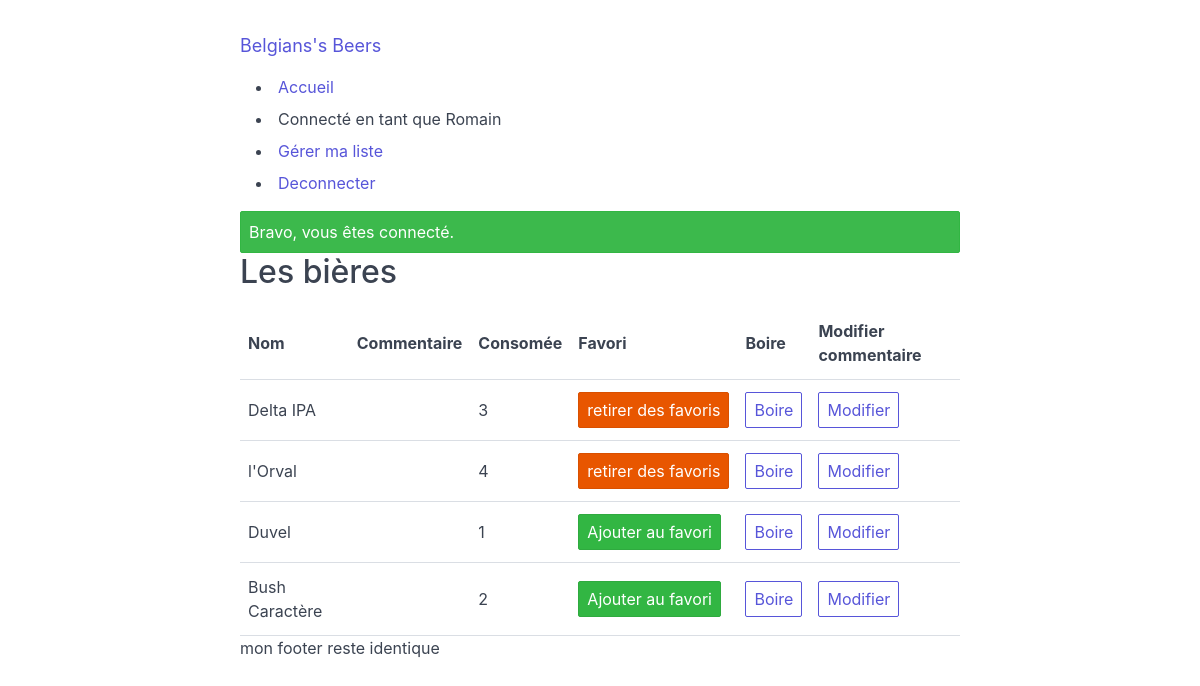
The app's page /users_beers/index.php (signed in) with its own data.
### tables this page shows
CREATE TABLE IF NOT EXISTS `users_beers` (
  `id` int(11) NOT NULL AUTO_INCREMENT,
  `beer_id` int(11) DEFAULT NULL,
  `user_id` int(11) DEFAULT NULL,
  `comment` mediumtext,
  `rating` float DEFAULT NULL,
  `consumed` int(6) DEFAULT NULL,
  `consumed_first` datetime DEFAULT NULL,
  `consumed_last` datetime DEFAULT NULL,
  `is_favorite` binary(1) DEFAULT NULL,
  PRIMARY KEY (`id`) USING BTREE
);

CREATE TABLE IF NOT EXISTS `beers` (
  `id` int(11) NOT NULL AUTO_INCREMENT,
  `name` varchar(255) NOT NULL,
  `description` text,
  `alcool` decimal(3,1) DEFAULT NULL,
  `ibu` float DEFAULT NULL,
  `ebc` float DEFAULT NULL,
  `style_id` int(11) DEFAULT '1',
  `type_verre_id` int(11) DEFAULT '1',
  `fermentation_id` int(11) DEFAULT '1',
  `picture` varchar(255) DEFAULT NULL,
  `created_at` int(4) DEFAULT NULL,
  `date_add` datetime DEFAULT CURRENT_TIMESTAMP,
  PRIMARY KEY (`id`) USING BTREE,
  UNIQUE KEY `name` (`name`)
);

### app/controllers/users_beers/index.php (called while the page is built, shortened)
<?php
actionRequireUser();
$view['user_beers'] = UsersBeers::fromUser(currentUser()->id);
include_once 'views/layouts/default.php';

### public/users_beers/index.php (called while the page is built, shortened)
<?php
require_once 'controllers/users_beers/index.php';

### app/models/database.php (called while the page is built, shortened)
<?php
class Database
{
  private static function connectionInit()
  {
    $connection = new PDO("mysql:host=" . self::DB_SERVER . ";dbname=" . self::DB_DATABASE . ";charset=utf8", self::DB_USERNAME, self::DB_PASSWORD);
    return $connection;
  }
  public static function all($table, $order = "id", $limit = 1000)
  {
    $query = self::connectionInit()->prepare("SELECT * FROM `" . $table . "` ORDER BY `" . $order . "` ASC LIMIT " . $limit . "");
    $query->execute();
    return $query->fetchAll(PDO::FETCH_OBJ);
  }
  public static function find($table, $id)
  {
    $query = self::connectionInit()->prepare("SELECT * FROM `" . $table . "` WHERE `id` = " . $id . "");
    $query->execute();
    return $query->fetch(PDO::FETCH_OBJ);
  }
}

### app/models/user.php (called while the page is built, shortened)
<?php
class User
{
  private static function populate($data)
  {
    $item = new self();
    foreach (get_object_vars($item) as $ik => $iv) {
      $item->$ik = isset($data->$ik) ? $data->$ik : $iv;
    }
    return $item;
  }
  public static function find($id)
  {
    $data = Database::find(self::TABLE_NAME, $id);
    return $data ? self::populate($data) : null;
  }
  public static function findWithToken($id, $token)
  {
    $user = self::find($id);
    if ($user && $user->session_token == $token) {
      return $user;
    }
  }
}

### app/helpers/user.php (called while the page is built, shortened)
<?php
function currentUser()
{
  if (isset($_SESSION['user']['user_id']) && isset($_SESSION['user']['user_token'])) {
    $user = User::findWithToken($_SESSION['user']['user_id'], $_SESSION['user']['user_token']);
    return $user;
  }
}
function actionRequireUser()
{
  if (!currentUser()) {
    flashAdd('error', "Vous devez être connecté pour accéder à cette page.");
    header('Location: /error404.php');
    die;
  }
}

### app/models/usersBeers.php (called while the page is built, shortened)
<?php
class UsersBeers
{
  public $beer_id = null;
  private static function populate($data)
  {
    $item = new self();
    foreach (get_object_vars($item) as $ik => $iv) {
      $item->$ik = isset($data->$ik) ? $data->$ik : $iv;
    }
    return $item;
  }
  public static function all($items = [])
  {
    $datas = Database::all(self::TABLE_NAME, "beer_id");
    foreach ($datas as $data) {
      array_push($items, self::populate($data));
    }
    return $items;
  }
  public static function fromUser($id)
  {
    $items = [];
    $data = self::all();
    foreach($data as $item) {
      $item = self::populate($item);
      if($item->user_id == $id) {
        array_push($items, $item);
      }
    }
    return $items;
  }
  public function getBeer()
  {
    return $this->beer_id ? Beer::find($this->beer_id) : null;
  }
}

### app/models/beer.php (called while the page is built, shortened)
<?php
class Beer
{
  private static function populate($data)
  {
    $item = new self();
    foreach (get_object_vars($item) as $ik => $iv) {
      $item->$ik = isset($data->$ik) ? $data->$ik : $iv;
    }
    return $item;
  }
  public static function find($id)
  {
    $data = Database::find(self::TABLE_NAME, $id);
    return $data ? self::populate($data) : null;
  }
}

### app/views/users_beers/index.php (the view, shortened to what this page needs)
<h2>Les bières</h2>
<table class="table">
  <tr>
    <td><strong>Nom</strong></td>
    <td><strong>Commentaire</strong></td>
    <td><strong>Consomée</strong></td>
    <td><strong>Favori</strong></td>
    <td><strong>Boire</strong></td>
    <td><strong>Modifier commentaire</strong></td>
  </tr>
  <tbody>
    <?php foreach ($view['user_beers'] as $user_beer) : ?>
      <tr>
        <td><?= $user_beer->getBeer()->name ?></td>
        <td><?= $user_beer->comment ?></td>
        <td><?= $user_beer->consumed ?></td>
        <td><a class="btn btn-<?= $user_beer->is_favorite ?"error" : "success" ?>" href="/users_beers/favorite.php?id=<?= $user_beer->id ?>"><?= $user_beer->is_favorite ? "retirer des favoris" : "Ajouter au favori" ?></a></td>
        <td><a class="btn" href="/users_beers/boire.php?id=<?= $user_beer->id ?>">Boire</a></td>
        <td><a class="btn" href="/users_beers/show.php?id=<?= $user_beer->id ?>">Modifier</a></td>
      </tr>
    <?php endforeach ?>
  </tbody>
</table>

### records on screen
users_beers: beer.name "Delta IPA", consumed "3", is_favorite "retirer des favoris"
users_beers: beer.name "l'Orval", consumed "4", is_favorite "retirer des favoris"
users_beers: beer.name "Duvel", consumed "1", shows "Ajouter au favori"
users_beers: beer.name "Bush Caractère", consumed "2", shows "Ajouter au favori"

### other values on screen
currentUser()->username "Romain"
$alert['message'] "Bravo, vous êtes connecté."
